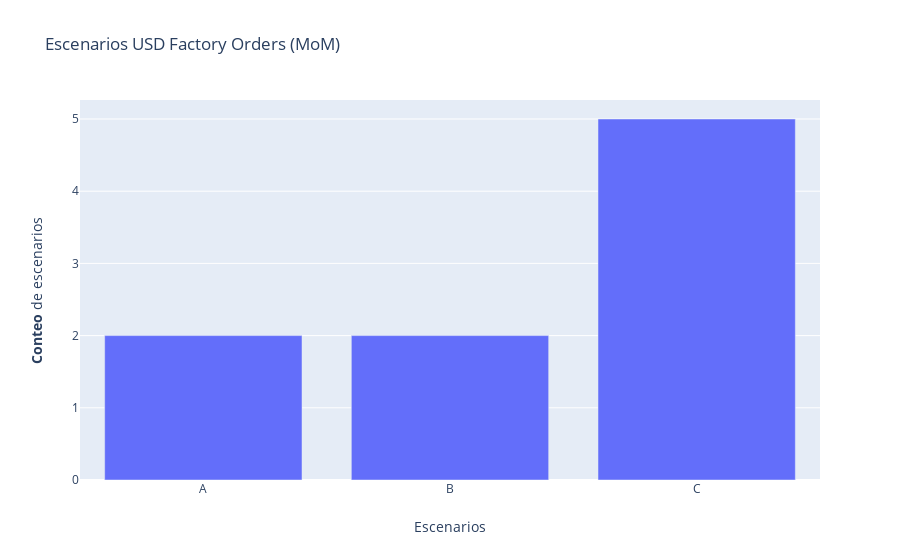

This figure's notebook cell:
### Markdown cell above
### Conteo de escenarios

### Code cell
fig = go.Figure()
fig = make_subplots()
fig.add_trace(go.Bar(x=list(df_escenarios['escenario'].value_counts().sort_index().index), 
                     y=df_escenarios['escenario'].value_counts().sort_index(),name='Conteo',
                         hovertemplate = '<i>Casos</i>: %{y}'
                        '<br><b>Identificador</b>: %{x}<br>'),secondary_y=False)
# Título del grafico
fig.update_layout(title_text='Escenarios USD Factory Orders (MoM)')
    
# Titulo eje x
fig.update_xaxes(title_text='Escenarios')
    
# Titulo eje y
fig.update_yaxes(title_text='<b>Conteo</b> de escenarios', secondary_y=False)
    
fig.show()

### Figure 1 — Plotly figure (JSON) as saved in the notebook; plotly's stock layout.template omitted (floating-point values rounded to 4 significant figures)
{"data": [{"hovertemplate": "<i>Casos</i>: %{y}<br><b>Identificador</b>: %{x}<br>", "name": "Conteo", "type": "bar", "x": ["A", "B", "C"], "xaxis": "x", "y": [2, 2, 5], "yaxis": "y"}], "layout": {"title": {"text": "Escenarios USD Factory Orders (MoM)"}, "xaxis": {"anchor": "y", "domain": [0, 1], "title": {"text": "Escenarios"}}, "yaxis": {"anchor": "x", "domain": [0, 1], "title": {"text": "<b>Conteo</b> de escenarios"}}}}
